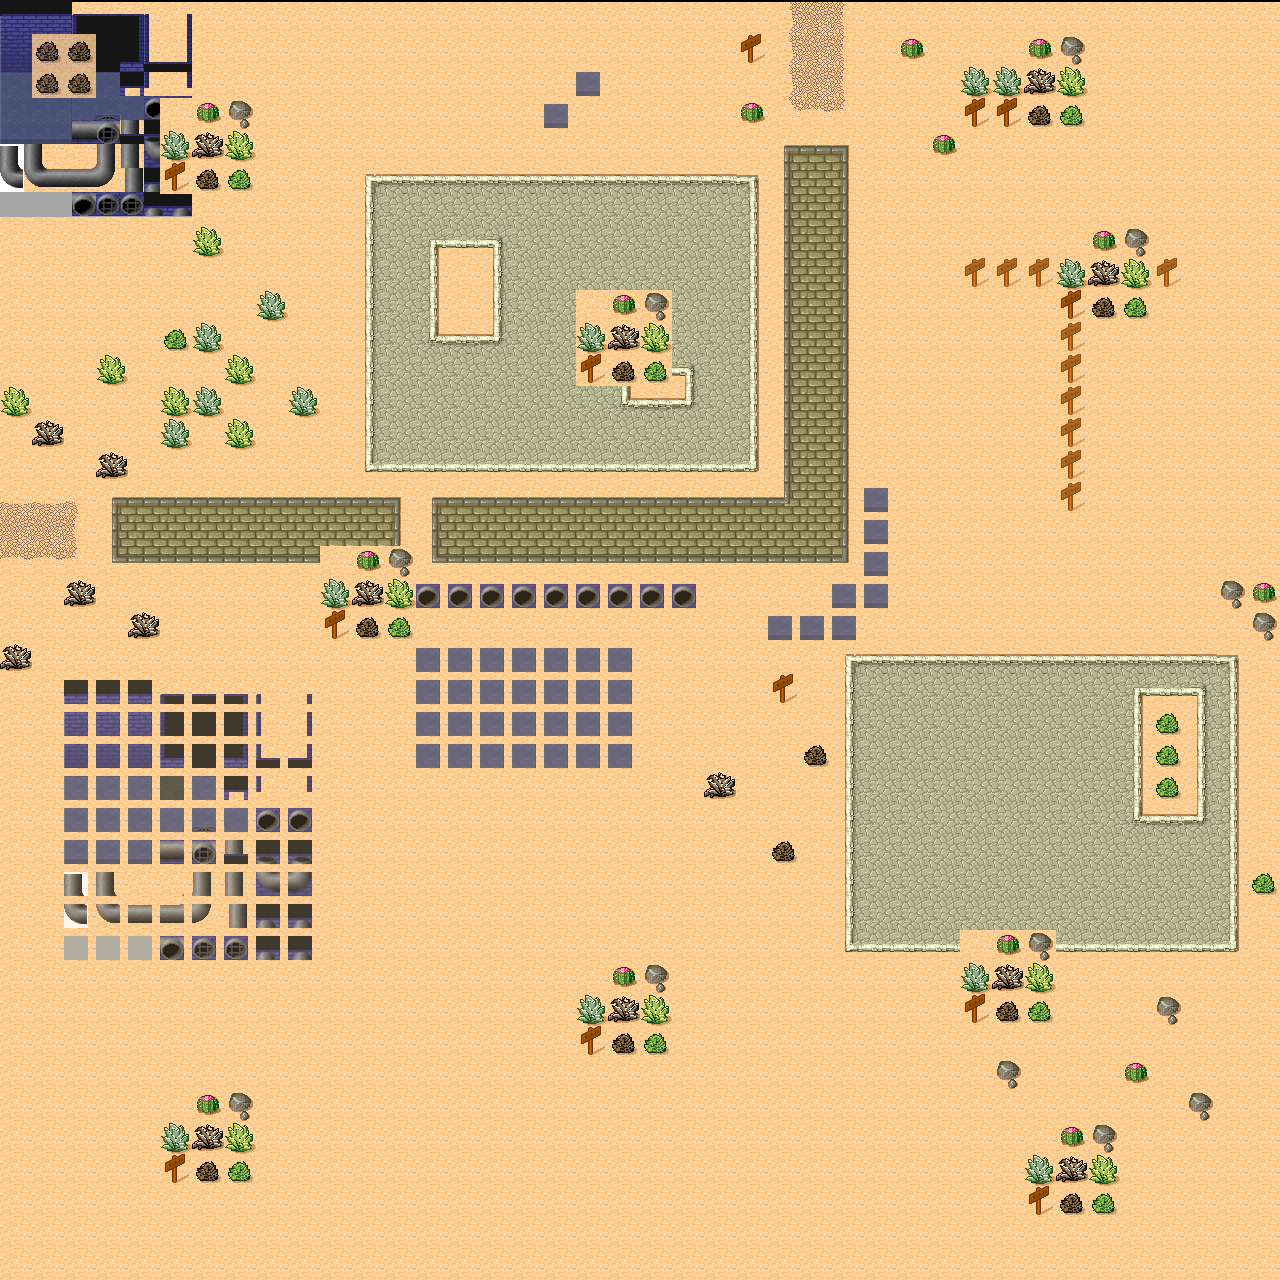

This game map was drawn from its Tiled (.tmx) file and the tilesets committed beside it. A one-line description and the trimmed map source follow:
An orthogonal 40x40 tile map with 32x32 px tiles, 5 tile layers (Ground, Layer 2, Tile Layer 3, Tile Layer 4, ...), 2 tilesets, 1 image layer and 29 objects (test name, solid, ellipse).

<map version="1.0" orientation="orthogonal" width="40" height="40" tilewidth="32" tileheight="32">
 <tileset firstgid="1" source="desert.tsx" />
 <tileset firstgid="49" name="Sewer" tilewidth="24" tileheight="24">
  <image source="sewer_tileset.png" trans="ff00ff" width="192" height="217" />
  <tile id="33">
   <properties>
    <property name="tileprop" value="sd" />
   </properties>
  </tile>
  <tile id="44">
   <properties>
    <property name="tileproperty" value="tobeparsed" />
   </properties>
  </tile>
 </tileset>
 <layer name="Ground" width="40" height="40">
  <properties>
   <property name="dummy property" value="44" />
  </properties>
  <data>[1600 cells, 1600 non-empty, 40 distinct tile ids]</data>
 </layer>
 <imagelayer name="Image Layer 1" width="40" height="40">
  <image source="sewer_tileset.png" trans="ff00ff" />
  <properties>
   <property name="speef" value="cake" />
   <property name="your" value="mum" />
  </properties>
 </imagelayer>
 <objectgroup color="#00a49f" draworder="topdown" name="Objects" width="40" height="40">
  <properties>
   <property name="dfsd" value="345" />
  </properties>
  <object name="test name" x="199" y="42" width="74" height="78">
   <properties>
    <property name="a property" value="12" />
   </properties>
  </object>
  <object x="338" y="759" width="61" height="50" />
  <object type="solid" x="945" y="248">
   <polygon points="0,0 -9,63 261,-4 165,-85 -40,-143" />
  </object>
  <object name="ellipse" x="385" y="58" width="88" height="63">
   <ellipse />
  </object>
  <object x="491" y="145">
   <polyline points="0,0 62,-4 83,70 153,80 168,123" />
  </object>
  <object gid="87" x="323" y="226" />
  <object gid="31" x="300" y="282" />
  <object gid="31" x="317" y="348" />
  <object gid="31" x="372" y="415" />
  <object gid="31" x="492" y="370" />
  <object gid="31" x="469" y="292" />
  <object gid="31" x="402" y="230" />
  <object gid="31" x="357" y="217" />
  <object gid="31" x="458" y="147" />
  <object gid="31" x="510" y="73" />
  <object gid="31" x="350" y="84" />
  <object gid="31" x="294" y="187" />
  <object gid="31" x="210" y="207" />
  <object gid="31" x="217" y="281" />
  <object gid="31" x="83" y="294" />
  <object gid="38" x="285" y="469" />
  <object gid="38" x="254" y="354" />
  <object gid="38" x="41" y="335" />
  <object gid="38" x="30" y="271" />
  <object gid="38" x="146" y="308" />
  <object gid="38" x="366" y="153" />
  <object gid="38" x="306" y="56" />
  <object gid="38" x="115" y="39" />
  <object gid="38" x="84" y="123" />
 </objectgroup>
 <layer name="Layer 2" width="40" height="40" opacity="0.82">
  <properties>
   <property name="asdfrteew" value="12345678" />
  </properties>
  <data>[1600 cells, 138 non-empty, 74 distinct tile ids]</data>
 </layer>
 <layer name="Tile Layer 3" width="40" height="40">
  <data>[1600 cells, 30 non-empty, 9 distinct tile ids]</data>
 </layer>
 <layer name="Tile Layer 4" width="40" height="40">
  <data>[1600 cells, 18 non-empty, 9 distinct tile ids]</data>
 </layer>
 <layer name="Tile Layer 5" width="40" height="40">
  <data>[1600 cells, 36 non-empty, 9 distinct tile ids]</data>
 </layer>
</map>
